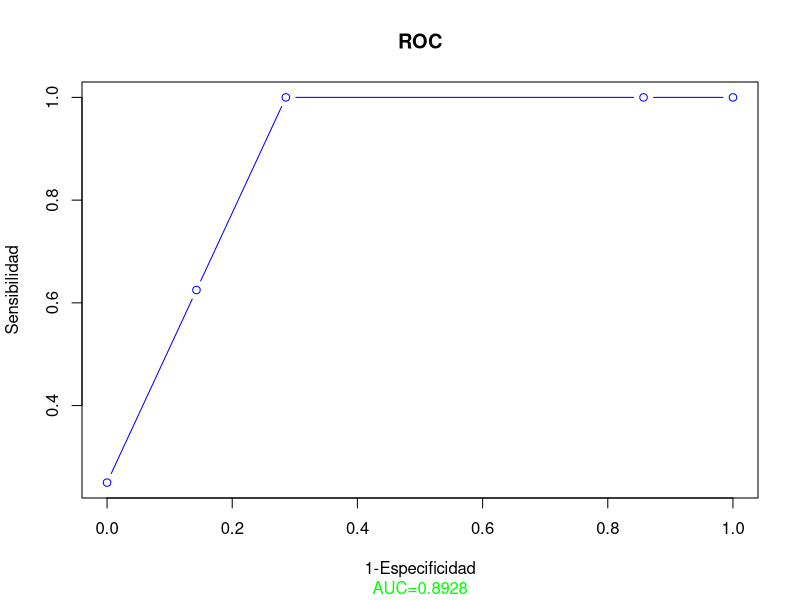

Source code (R):
# Funcion que recibe la lista de probabilidades junto con la realidad
# y un corte y devuelve la tasa TPR y FRP
tabla<-function(corte,prob,realidad){
 TP<-0
 TN<-0
 FP<-0
 FN<-0
 i<-1
 while(i<=length(prob)){
    if(prob[[i]]>=corte & realidad[[i]]=="SI"){
        TP<-TP+1}
    if(prob[[i]]>=corte & realidad[[i]]=="NO"){
        FP<-FP+1}
    if(prob[[i]]<corte & realidad[[i]]=="SI"){
        FN<-FN+1}
    if(prob[[i]]<corte & realidad[[i]]=="NO"){
        TN<-TN+1}
     i<-i+1
     }
   TPR<-TP/(TP+FN)
   FPR<-FP/(FP+TN)
   x<-c(TPR,FPR)
   return(x)

   }
probabilidades<-c(0.95,0.9,0.85,0.8,0.75,0.72,0.65,0.6,0.55,0.52,0.45,0.4,0.35,0.33,0.25)
R<-rep("SI",4)
R<-append(R,"NO")
R<-append(R,rep("SI",4))
R<-append(R,rep("NO",6))
TPR<-c()
FPR<-c()
cortes<-c(0.9,0.7,0.5,0.3,0.1)
# Funcion que recibe la lista de cortes y configura en un data frame la lista de 
# TPR y FPR
i<-1
while(i<=length(cortes)){
  y<-tabla(cortes[[i]],probabilidades,R)

  TPR<-append(TPR,y[[1]])
  FPR<-append(FPR,y[[2]])
  i<-i+1}

frame<-data.frame(TPR=TPR,FPR=FPR)
frame



# Regla del trapecio
trapecio<-function(x1,x2,y1,y2){
   z<-(x2-x1)*(y1+y2)/2
   return(z)
}

# AUC

Area<-function(x,y){
   i<-1
   A<-0
   j<-1
   
  while(i<length(x)){
     j<-i+1

     A<-A+trapecio(x[[i]],x[[j]],y[[i]],y[[j]])

     i<-i+1}
   return(abs(A))
}



length(frame$FPR)
length(frame$TPR)

A<-Area(frame$FPR,frame$TPR)
A

# Representacion

plot(frame$FPR,frame$TPR,main="ROC",type='b',pch=1,cex=1,lty=1,lwd=1,col='blue',
 col.main='black',ylab="Sensibilidad",xlab="1-Especificidad",sub="AUC=0.8928",
 col.sub="green")
